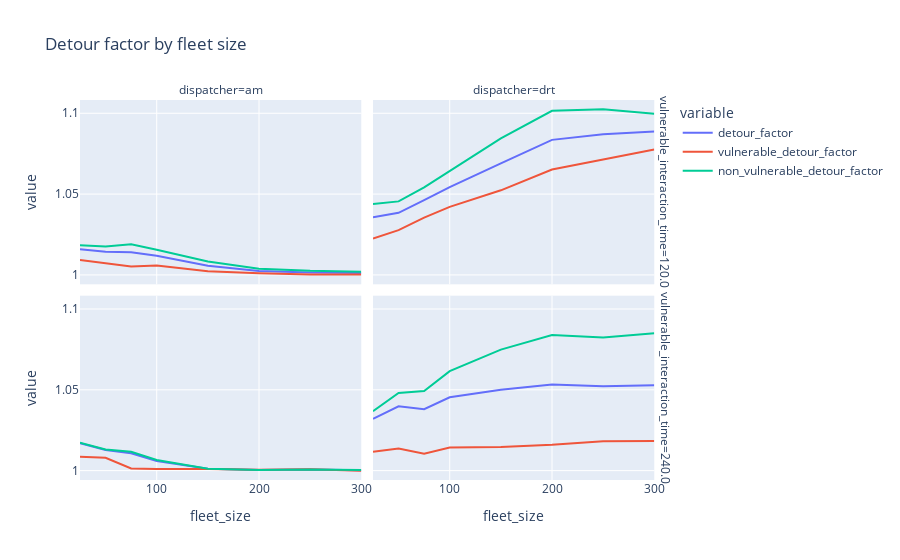

Notebook source saved alongside this figure:
### Code cell
df_plot = df_analysis[
    (df_analysis["vulnerable_share"] == 0.5) & (df_analysis["fleet_size"] <= 300)
].melt(
    ["fleet_size", "vulnerable_interaction_time", "dispatcher"], 
    ["detour_factor", "vulnerable_detour_factor", "non_vulnerable_detour_factor"]
).sort_values(by = ["fleet_size", "vulnerable_interaction_time"])

px.line(df_plot, height = 600, title = "Detour factor by fleet size",
        x = "fleet_size", y = "value", color = "variable", 
        facet_col = "dispatcher", facet_row = "vulnerable_interaction_time")

### Figure 1 — Plotly figure (JSON) as saved in the notebook; plotly's stock layout.template omitted (floating-point values rounded to 4 significant figures)
{"data": [{"hovertemplate": "variable=detour_factor<br>vulnerable_interaction_time=120.0<br>dispatcher=am<br>fleet_size=%{x}<br>value=%{y}<extra></extra>", "legendgroup": "detour_factor", "line": {"color": "#636efa", "dash": "solid"}, "marker": {"symbol": "circle"}, "mode": "lines", "name": "detour_factor", "orientation": "v", "showlegend": true, "type": "scatter", "x": [25, 50, 75, 100, 150, 200, 250, 300], "xaxis": "x3", "y": [1.016, 1.014, 1.014, 1.012, 1.006, 1.002, 1.001, 1.001], "yaxis": "y3"}, {"hovertemplate": "variable=detour_factor<br>vulnerable_interaction_time=120.0<br>dispatcher=drt<br>fleet_size=%{x}<br>value=%{y}<extra></extra>", "legendgroup": "detour_factor", "line": {"color": "#636efa", "dash": "solid"}, "marker": {"symbol": "circle"}, "mode": "lines", "name": "detour_factor", "orientation": "v", "showlegend": false, "type": "scatter", "x": [25, 50, 75, 100, 150, 200, 250, 300], "xaxis": "x4", "y": [1.036, 1.038, 1.046, 1.054, 1.069, 1.084, 1.087, 1.089], "yaxis": "y4"}, {"hovertemplate": "variable=detour_factor<br>vulnerable_interaction_time=240.0<br>dispatcher=am<br>fleet_size=%{x}<br>value=%{y}<extra></extra>", "legendgroup": "detour_factor", "line": {"color": "#636efa", "dash": "solid"}, "marker": {"symbol": "circle"}, "mode": "lines", "name": "detour_factor", "orientation": "v", "showlegend": false, "type": "scatter", "x": [25, 50, 75, 100, 150, 200, 250, 300], "xaxis": "x", "y": [1.017, 1.013, 1.011, 1.006, 1.001, 1.0, 1.001, 1.0], "yaxis": "y"}, {"hovertemplate": "variable=detour_factor<br>vulnerable_interaction_time=240.0<br>dispatcher=drt<br>fleet_size=%{x}<br>value=%{y}<extra></extra>", "legendgroup": "detour_factor", "line": {"color": "#636efa", "dash": "solid"}, "marker": {"symbol": "circle"}, "mode": "lines", "name": "detour_factor", "orientation": "v", "showlegend": false, "type": "scatter", "x": [25, 50, 75, 100, 150, 200, 250, 300], "xaxis": "x2", "y": [1.032, 1.04, 1.038, 1.045, 1.05, 1.053, 1.052, 1.053], "yaxis": "y2"}, {"hovertemplate": "variable=vulnerable_detour_factor<br>vulnerable_interaction_time=120.0<br>dispatcher=am<br>fleet_size=%{x}<br>value=%{y}<extra></extra>", "legendgroup": "vulnerable_detour_factor", "line": {"color": "#EF553B", "dash": "solid"}, "marker": {"symbol": "circle"}, "mode": "lines", "name": "vulnerable_detour_factor", "orientation": "v", "showlegend": true, "type": "scatter", "x": [25, 50, 75, 100, 150, 200, 250, 300], "xaxis": "x3", "y": [1.009, 1.007, 1.005, 1.006, 1.002, 1.001, 1.0, 1.0], "yaxis": "y3"}, {"hovertemplate": "variable=vulnerable_detour_factor<br>vulnerable_interaction_time=120.0<br>dispatcher=drt<br>fleet_size=%{x}<br>value=%{y}<extra></extra>", "legendgroup": "vulnerable_detour_factor", "line": {"color": "#EF553B", "dash": "solid"}, "marker": {"symbol": "circle"}, "mode": "lines", "name": "vulnerable_detour_factor", "orientation": "v", "showlegend": false, "type": "scatter", "x": [25, 50, 75, 100, 150, 200, 250, 300], "xaxis": "x4", "y": [1.023, 1.028, 1.035, 1.042, 1.052, 1.065, 1.071, 1.078], "yaxis": "y4"}, {"hovertemplate": "variable=vulnerable_detour_factor<br>vulnerable_interaction_time=240.0<br>dispatcher=am<br>fleet_size=%{x}<br>value=%{y}<extra></extra>", "legendgroup": "vulnerable_detour_factor", "line": {"color": "#EF553B", "dash": "solid"}, "marker": {"symbol": "circle"}, "mode": "lines", "name": "vulnerable_detour_factor", "orientation": "v", "showlegend": false, "type": "scatter", "x": [25, 50, 75, 100, 150, 200, 250, 300], "xaxis": "x", "y": [1.009, 1.008, 1.001, 1.001, 1.001, 1.001, 1.001, 0.9999], "yaxis": "y"}, {"hovertemplate": "variable=vulnerable_detour_factor<br>vulnerable_interaction_time=240.0<br>dispatcher=drt<br>fleet_size=%{x}<br>value=%{y}<extra></extra>", "legendgroup": "vulnerable_detour_factor", "line": {"color": "#EF553B", "dash": "solid"}, "marker": {"symbol": "circle"}, "mode": "lines", "name": "vulnerable_detour_factor", "orientation": "v", "showlegend": false, "type": "scatter", "x": [25, 50, 75, 100, 150, 200, 250, 300], "xaxis": "x2", "y": [1.012, 1.014, 1.01, 1.014, 1.015, 1.016, 1.018, 1.018], "yaxis": "y2"}, {"hovertemplate": "variable=non_vulnerable_detour_factor<br>vulnerable_interaction_time=120.0<br>dispatcher=am<br>fleet_size=%{x}<br>value=%{y}<extra></extra>", "legendgroup": "non_vulnerable_detour_factor", "line": {"color": "#00cc96", "dash": "solid"}, "marker": {"symbol": "circle"}, "mode": "lines", "name": "non_vulnerable_detour_factor", "orientation": "v", "showlegend": true, "type": "scatter", "x": [25, 50, 75, 100, 150, 200, 250, 300], "xaxis": "x3", "y": [1.018, 1.018, 1.019, 1.016, 1.008, 1.004, 1.003, 1.002], "yaxis": "y3"}, {"hovertemplate": "variable=non_vulnerable_detour_factor<br>vulnerable_interaction_time=120.0<br>dispatcher=drt<br>fleet_size=%{x}<br>value=%{y}<extra></extra>", "legendgroup": "non_vulnerable_detour_factor", "line": {"color": "#00cc96", "dash": "solid"}, "marker": {"symbol": "circle"}, "mode": "lines", "name": "non_vulnerable_detour_factor", "orientation": "v", "showlegend": false, "type": "scatter", "x": [25, 50, 75, 100, 150, 200, 250, 300], "xaxis": "x4", "y": [1.044, 1.045, 1.054, 1.064, 1.084, 1.102, 1.103, 1.1], "yaxis": "y4"}, {"hovertemplate": "variable=non_vulnerable_detour_factor<br>vulnerable_interaction_time=240.0<br>dispatcher=am<br>fleet_size=%{x}<br>value=%{y}<extra></extra>", "legendgroup": "non_vulnerable_detour_factor", "line": {"color": "#00cc96", "dash": "solid"}, "marker": {"symbol": "circle"}, "mode": "lines", "name": "non_vulnerable_detour_factor", "orientation": "v", "showlegend": false, "type": "scatter", "x": [25, 50, 75, 100, 150, 200, 250, 300], "xaxis": "x", "y": [1.017, 1.013, 1.012, 1.007, 1.001, 1.0, 1.001, 1.0], "yaxis": "y"}, {"hovertemplate": "variable=non_vulnerable_detour_factor<br>vulnerable_interaction_time=240.0<br>dispatcher=drt<br>fleet_size=%{x}<br>value=%{y}<extra></extra>", "legendgroup": "non_vulnerable_detour_factor", "line": {"color": "#00cc96", "dash": "solid"}, "marker": {"symbol": "circle"}, "mode": "lines", "name": "non_vulnerable_detour_factor", "orientation": "v", "showlegend": false, "type": "scatter", "x": [25, 50, 75, 100, 150, 200, 250, 300], "xaxis": "x2", "y": [1.037, 1.048, 1.049, 1.062, 1.075, 1.084, 1.082, 1.085], "yaxis": "y2"}], "layout": {"annotations": [{"font": {}, "showarrow": false, "text": "dispatcher=am", "x": 0.24, "xanchor": "center", "xref": "paper", "y": 1, "yanchor": "bottom", "yref": "paper"}, {"font": {}, "showarrow": false, "text": "dispatcher=drt", "x": 0.74, "xanchor": "center", "xref": "paper", "y": 1, "yanchor": "bottom", "yref": "paper"}, {"font": {}, "showarrow": false, "text": "vulnerable_interaction_time=240.0", "textangle": 90, "x": 0.98, "xanchor": "left", "xref": "paper", "y": 0.2425, "yanchor": "middle", "yref": "paper"}, {"font": {}, "showarrow": false, "text": "vulnerable_interaction_time=120.0", "textangle": 90, "x": 0.98, "xanchor": "left", "xref": "paper", "y": 0.7575, "yanchor": "middle", "yref": "paper"}], "autosize": true, "legend": {"title": {"text": "variable"}, "tracegroupgap": 0}, "title": {"text": "Detour factor by fleet size"}, "xaxis": {"anchor": "y", "autorange": true, "domain": [0, 0.48], "range": [25, 300], "title": {"text": "fleet_size"}, "type": "linear"}, "xaxis2": {"anchor": "y2", "autorange": true, "domain": [0.5, 0.98], "matches": "x", "range": [25, 300], "title": {"text": "fleet_size"}, "type": "linear"}, "xaxis3": {"anchor": "y3", "autorange": true, "domain": [0, 0.48], "matches": "x", "range": [25, 300], "showticklabels": false, "type": "linear"}, "xaxis4": {"anchor": "y4", "autorange": true, "domain": [0.5, 0.98], "matches": "x", "range": [25, 300], "showticklabels": false, "type": "linear"}, "yaxis": {"anchor": "x", "autorange": true, "domain": [0, 0.485], "range": [0.9942, 1.108], "title": {"text": "value"}, "type": "linear"}, "yaxis2": {"anchor": "x2", "autorange": true, "domain": [0, 0.485], "matches": "y", "range": [0.9942, 1.108], "showticklabels": false, "type": "linear"}, "yaxis3": {"anchor": "x3", "autorange": true, "domain": [0.515, 1], "matches": "y", "range": [0.9942, 1.108], "title": {"text": "value"}, "type": "linear"}, "yaxis4": {"anchor": "x4", "autorange": true, "domain": [0.515, 1], "matches": "y", "range": [0.9942, 1.108], "showticklabels": false, "type": "linear"}}}
